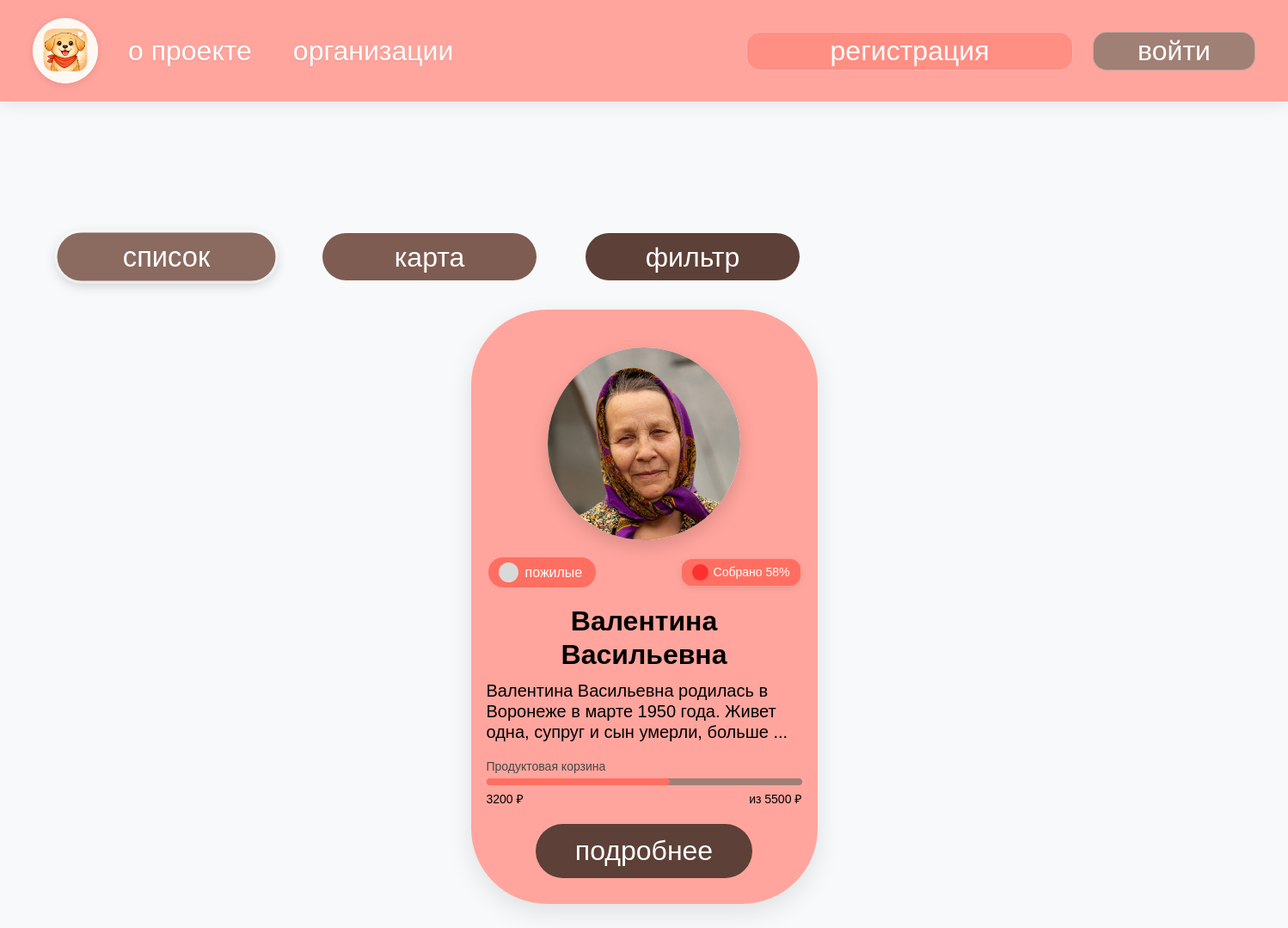
The page /needies on the database as committed earlier.
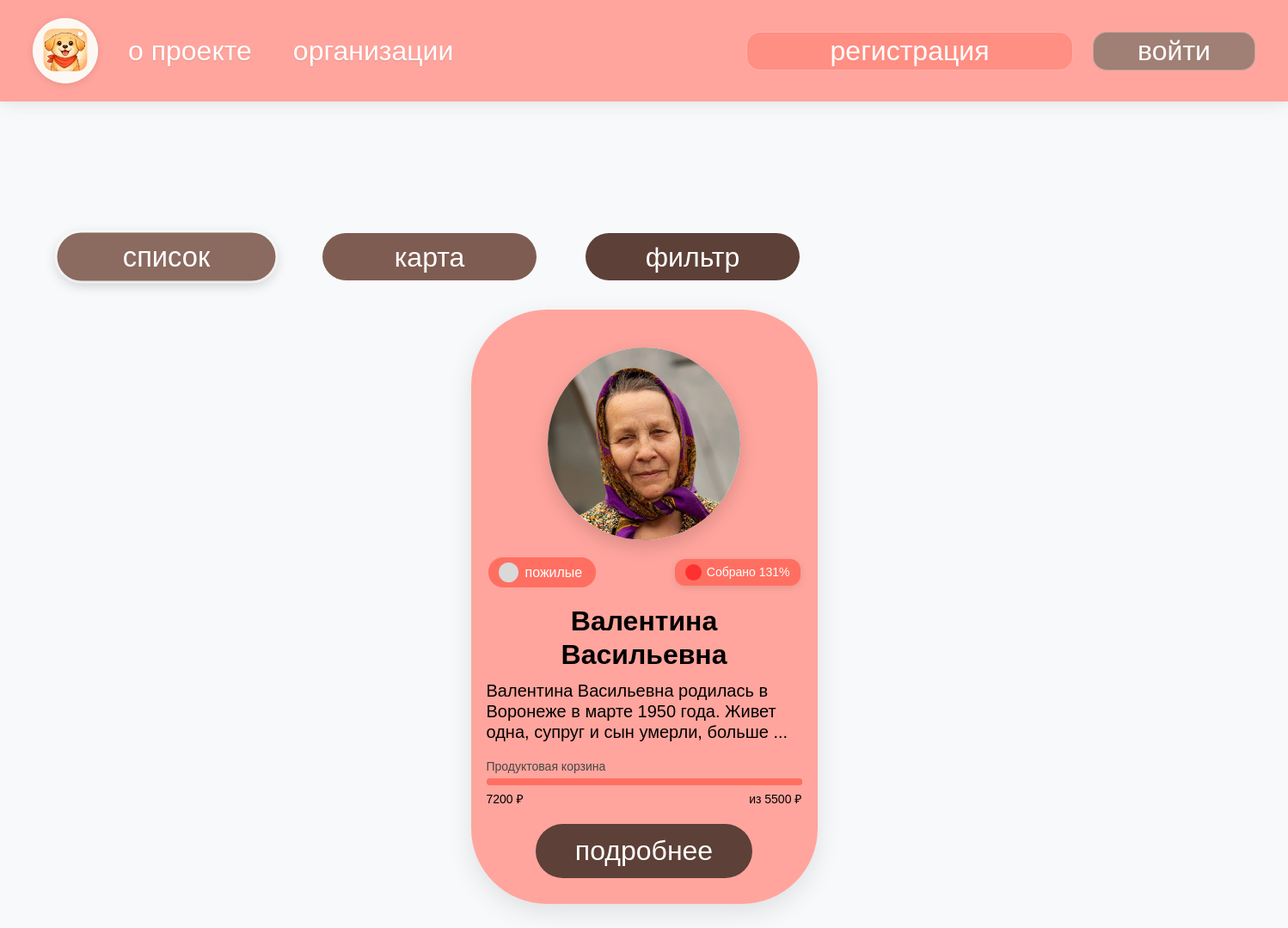
The same page on the database as committed later.
### tables this page shows
CREATE TABLE needies (id INTEGER PRIMARY KEY AUTOINCREMENT UNIQUE NOT NULL, name TEXT NOT NULL, tag TEXT NOT NULL, photo TEXT NOT NULL, description TEXT, address TEXT, funds_collected REAL DEFAULT 0 NOT NULL, help_info TEXT NOT NULL, lat TEXT, lng TEXT, created_by INTEGER REFERENCES users (id), created_at TEXT, is_active INTEGER DEFAULT (1), urgency_level INTEGER DEFAULT (2), status TEXT DEFAULT pending, organization_id INTEGER REFERENCES users (id), goal INTEGER);

### app.py (the view, shortened to what this page needs)
@app.route('/needies')
def needies_list():
    view = request.args.get('view', 'list')
    with sqlite3.connect(DB_NAME) as conn:
        c = conn.cursor()
        c.execute('''SELECT id, name, tag, photo, description, address, lat, lng, urgency_level, funds_collected, goal, help_info
                     FROM needies
                     WHERE status = "approved" AND is_active = 1
                     ORDER BY urgency_level ASC, created_at DESC''')
        needies = c.fetchall()
        return render_template('needies_list.html', needies=needies)

### templates/needies_list.html (shortened to what this page needs)
{% extends "layout.html" %}
{% block content %}
<div class="needies-page">
    <div class="needies-container">
        <div class="filters-bar">
            <button class="filter-btn filter-list active" onclick="switchView('list')">список</button>
            <button class="filter-btn filter-map" onclick="switchView('map')">карта</button>
            <button class="filter-btn filter-filter" data-bs-toggle="modal" data-bs-target="#filterModal">фильтр</button>
        </div>
        <div id="listView">
            <div class="cards-grid" id="cardsGrid">
                {% for needy in needies %}
                <div class="needy-card" data-category="{{ needy[2] }}" data-urgency="{{ needy[8] }}">
                    <div class="card-photo">
                        {% if needy[3] %}
                            <img src="/{{ needy[3] }}" alt="{{ needy[1] }}">
                        {% else %}
                            <img src="https://via.placeholder.com/224x224?text=Фото" alt="Нет фото">
                        {% endif %}
                    </div>
                    <div class="card-header-row">
                        <div class="card-tag">
                            <span class="tag-icon"></span>
                            <span class="tag-text">{{ needy[2] }}</span>
                        </div>
                        {% set progress = ((needy[9] / needy[10]) * 100) if needy[10] and needy[10] > 0 else 0 %}
                        {% if progress > 0 %}
                        <div class="collected-badge">
                            <span class="badge-dot"></span>
                            Собрано {{ "%.0f"|format(progress) }}%
                        </div>
                        {% endif %}
                    </div>
                    <div class="card-name">{{ needy[1] }}</div>
                    <div class="card-description">{{ needy[4][:100] }}{% if needy[4]|length > 100 %}...{% endif %}</div>
                    <div class="collection-type">
                        {{ needy[11] }}
                    </div>
                    <div class="progress-wrapper">
                        <div class="progress-bg">
                            <div class="progress-fill" style="width: {{ ((needy[9] / needy[10]) * 100) if needy[10] and needy[10] > 0 else 0 }}%;"></div>
                        </div>
                    </div>
                    <div class="funds-row">
                        <span class="collected">{{ needy[9]|int if needy[9] else 0 }} ₽</span>
                        <span class="goal">из {{ needy[10]|int if needy[10] else 0 }} ₽</span>
                    </div>
                    <a href="{{ url_for('needy_profile', id=needy[0]) }}" class="card-button">подробнее</a>
                </div>
                {% endfor %}
            </div>
        </div>
    </div>
</div>
{% endblock %}

### templates/layout.html (shortened to what this page needs)
<!DOCTYPE html>
<html lang="ru">
<head>
    <link rel="stylesheet" href="https://cdn.jsdelivr.net/npm/bootstrap@5.3.0/dist/css/bootstrap.min.css">
    <link rel="stylesheet" href="{{ url_for('static', filename='style.css') }}">
    <link rel="stylesheet" href="https://unpkg.com/leaflet@1.9.4/dist/leaflet.css" />
</head>
<body>
    <header class="custom-header" id="mainHeader">
        <div class="logo-area">
            <div class="logo">
                <img src="{{ url_for('static', filename='logo.png') }}" alt="Logo" onerror="this.src='https://via.placeholder.com/76'">
            </div>
            <div class="nav-links">
                <a href="/#about">о проекте</a>
                <a href="/#organizations">организации</a>
            </div>
        </div>
        <div class="auth-buttons">
            {% if 'user_id' in session %}
                {% with user_role = session.get('user_role') %}
                    <a href="/dashboard" class="btn-register btn-profile">Профиль</a>
                    <a href="/needies" class="btn-register btn-profile">Нуждающиеся</a>
                    {% if user_role == 'admin' %}
                        <a href="/admin/users" class="btn-register btn-profile">Админ</a>
                    {% endif %}
                    {% if user_role == 'organization' or user_role == 'admin' %}
                        <a href="/add_needy" class="btn-register btn-profile">+ Добавить</a>
                    {% endif %}
                    <a href="/logout" class="btn-login">Выход</a>
                {% endwith %}
            {% else %}
                <a href="/choose-role" class="btn-login">регистрация</a>
                <a href="/login" class="btn-register">войти</a>
            {% endif %}
        </div>
    </header>
    <div class="main-content">
        {% block content %}{% endblock %}
    </div>
</body>
</html>

### static/style.css (style rules this page uses)
body { padding-top: 60px; background-color: #f8f9fa; font-family: 'Segoe UI', Tahoma, Geneva, Verdana, sans-serif; }

Rows that differ between the two databases and show on the page:
changed needies "Валентина Васильевна": progress "58" → "131"; funds_collected "3200" → "7200"
